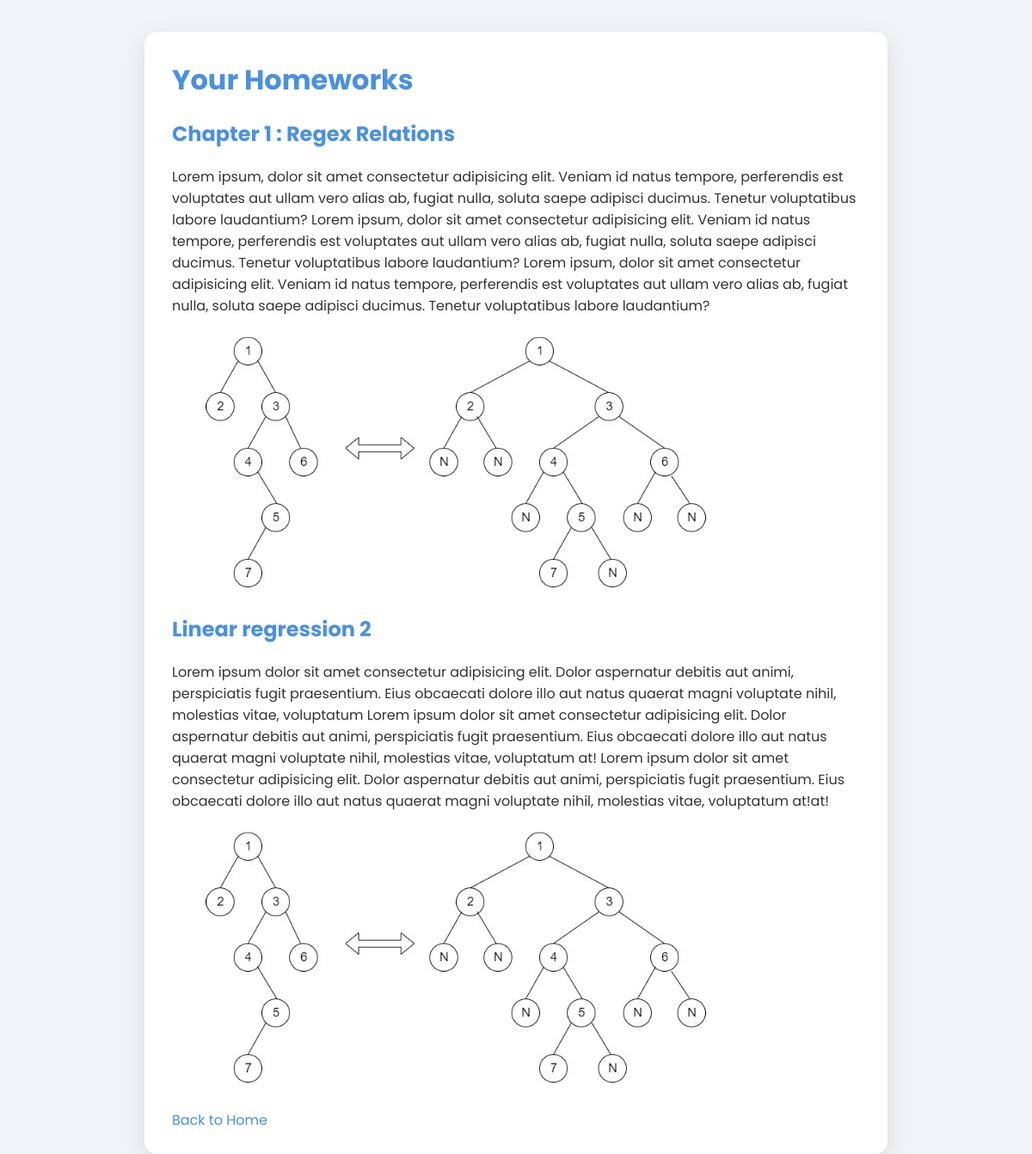
The page /view-homeworks/ (signed in) on the database its author committed.
### student_auth/models.py (models this page shows, shortened)
class Homework(models.Model):
    title = models.CharField(max_length=200)
    description = models.TextField()
    image = models.ImageField(upload_to='homework_images/')
    assigned_to = models.ForeignKey(User, on_delete=models.CASCADE)

### student_auth/views.py (the view)
# urls.py: path('view-homeworks/', views.view_homeworks, name='view_homeworks'),
@login_required
def view_homeworks(request):
    submitted_homeworks = SubmittedHomework.objects.filter(student=request.user)
    homeworks = Homework.objects.filter(assigned_to=request.user).exclude(
        id__in=submitted_homeworks.values('homework_id')
    )
    return render(request, 'view_homeworks.html', {'homeworks': homeworks})

### templates/view_homeworks.html (shortened to what this page needs)
<!DOCTYPE html>
<html lang="en">
<head>
    <link rel="stylesheet" href="/static/style.css">
</head>
<body>
    <div class="container">
        <h1>Your Homeworks</h1>
        <div class="homeworks-container">
            {% for homework in homeworks %}
                <div class="homework">
                    <h2>{{ homework.title }}</h2>
                    <div class="homework-content">
                        <p>{{ homework.description }}</p>
                        {% if homework.image %}
                            <img src="{{ homework.image.url }}" alt="Homework image">
                        {% endif %}
                    </div>
                </div>
            {% empty %}
                <p>No homeworks assigned yet.</p>
            {% endfor %}
        </div>
        <a href="{% url 'home' %}" class="back-button">Back to Home</a>
    </div>
</body>
</html>

### static/style.css (style rules this page uses)
:root { --primary-color: #4a90e2; --secondary-color: #f39c12; --background-color: #f0f4f8; --text-color: #333; --card-bg-color: #ffffff; }
body { font-family: 'Poppins', sans-serif; background-color: var(--background-color); margin: 0; padding: 0; display: flex; justify-content: center; align-items: center; min-height: 100vh; color: var(--text-color); }
.container { background-color: var(--card-bg-color); padding: 2rem; border-radius: 15px; box-shadow: 0 10px 30px rgba(0, 0, 0, 0.1); max-width: 800px; width: 100%; max-height: 90vh; overflow-y: auto; animation: fadeIn 0.5s ease-out; }
h1, h2 { color: var(--primary-color); margin-top: 0; animation: slideInDown 0.5s ease-out; }
a { color: var(--primary-color); text-decoration: none; transition: all 0.3s ease; }

### rows shown on the page
Homework: title "Chapter 1 : Regex Relations", description "Lorem ipsum, dolor sit amet consectetur adipisicing elit. Veniam id natus tempore, perferendis est voluptates aut ullam vero alias ab, fugiat nulla, soluta saepe adipisci ducimus. Tenetur voluptatibus labore laudantium? Lorem ipsum, dolor sit amet consectetur adipisicing elit. Veniam id natus tempore, perferendis est voluptates aut ullam vero alias ab, fugiat nulla, soluta saepe adipisci ducimus. Tenetur voluptatibus labore laudantium? Lorem ipsum, dolor sit amet consectetur adipisicing elit. Veniam id natus tempore, perferendis est voluptates aut ullam vero alias ab, fugiat nulla, soluta saepe adipisci ducimus. Tenetur voluptatibus labore laudantium?", image (picture)
Homework: title "Linear regression 2", description "Lorem ipsum dolor sit amet consectetur adipisicing elit. Dolor aspernatur debitis aut animi, perspiciatis fugit praesentium. Eius obcaecati dolore illo aut natus quaerat magni voluptate nihil, molestias vitae, voluptatum Lorem ipsum dolor sit amet consectetur adipisicing elit. Dolor aspernatur debitis aut animi, perspiciatis fugit praesentium. Eius obcaecati dolore illo aut natus quaerat magni voluptate nihil, molestias vitae, voluptatum at! Lorem ipsum dolor sit amet consectetur adipisicing elit. Dolor aspernatur debitis aut animi, perspiciatis fugit praesentium. Eius obcaecati dolore illo aut natus quaerat magni voluptate nihil, molestias vitae, voluptatum at!at!", image (picture)
